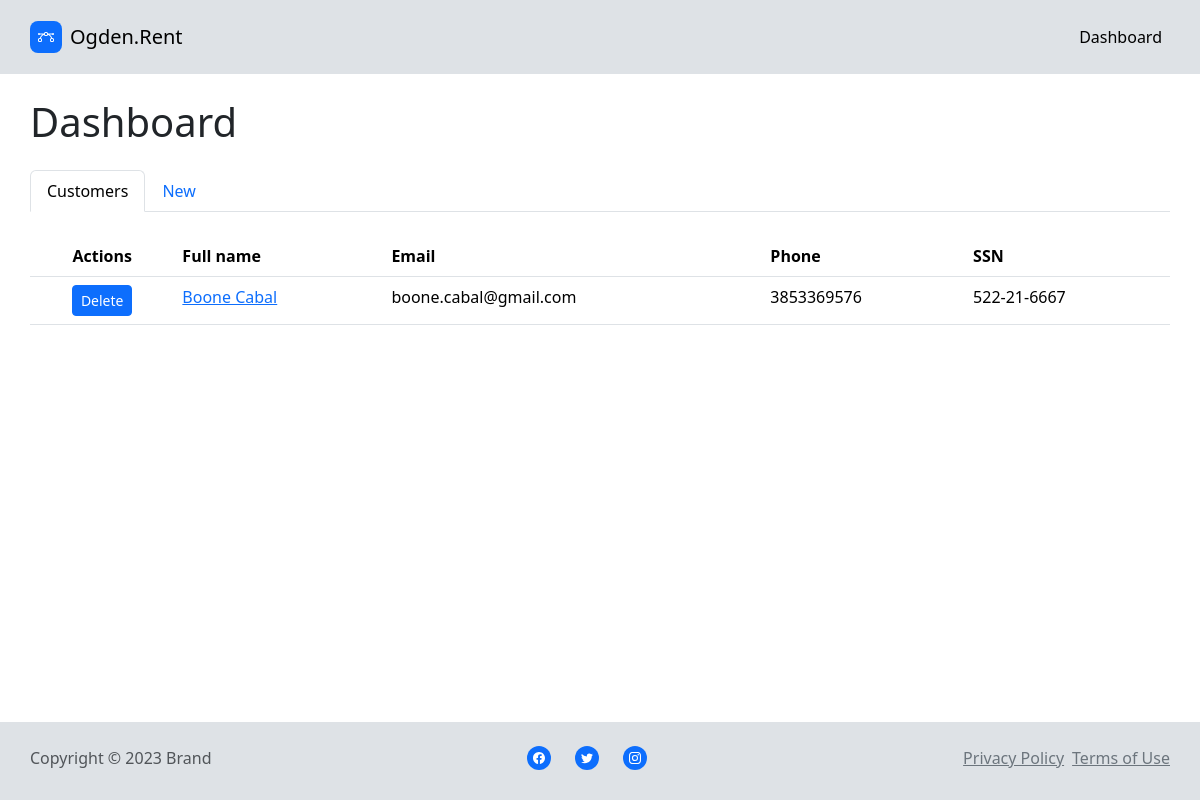
Page /dashboard on the earlier database version.
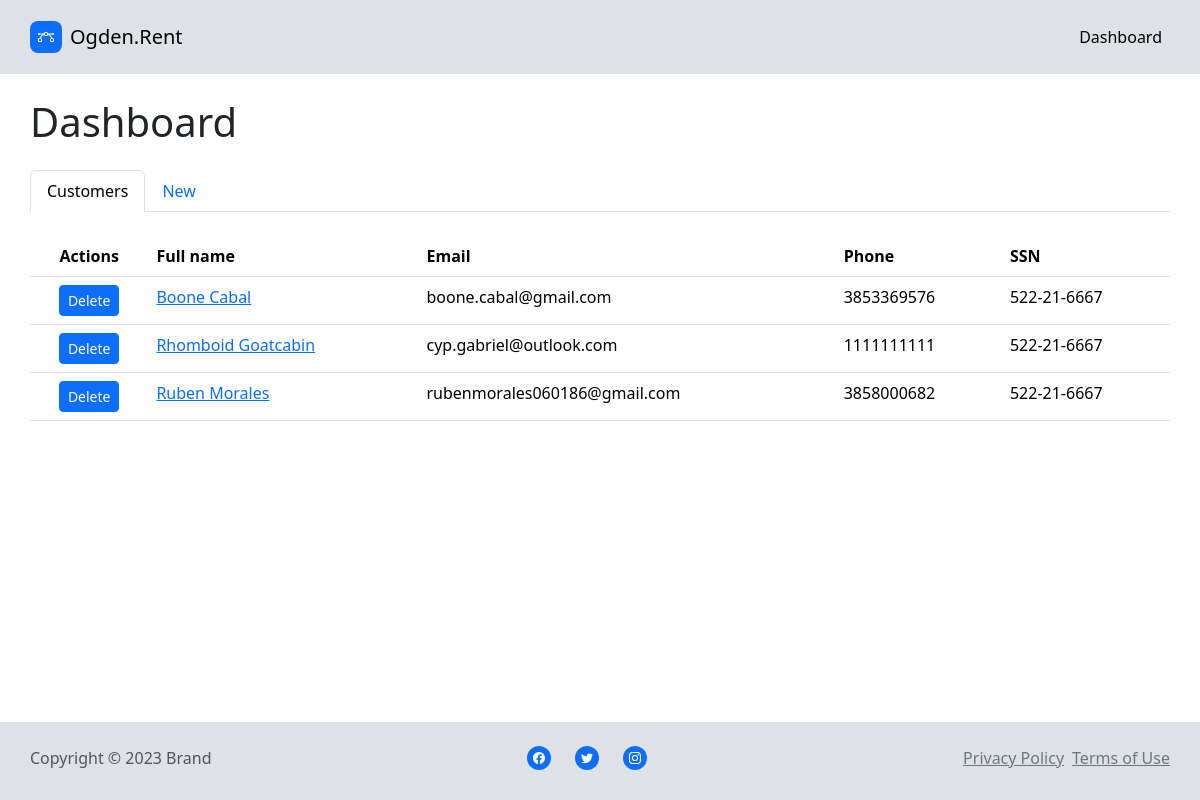
Same page on the later database version.
### models.py (models this page shows, shortened)
class Customer(db.Model):
    __tablename__ = 'customers'
    id = db.Column(db.Integer, primary_key=True)
    first_name = db.Column(db.String(64))
    last_name = db.Column(db.String(64))
    dob = db.Column(db.DateTime, index=True, default=datetime.utcnow)
    phone = db.Column(db.String(64))
    ssn = db.Column(db.String(64))
    email = db.Column(db.String(64))
    num_pets = db.Column(db.Integer)
    num_kids = db.Column(db.Integer)
    has_pets = db.Column(db.Boolean)
    prev_addr_street1 = db.Column(db.String(64))
    prev_addr_street2 = db.Column(db.String(64))
    prev_addr_city = db.Column(db.String(64))
    prev_addr_state = db.Column(db.String(64))
    prev_addr_zip = db.Column(db.String(64))

### main/views.py (the view)
@main.route('/dashboard', methods=['GET', 'POST'])
def dashboard():
   customers = Customer.query.all()
   form = CustomerApplicationForm()
   return render_template('dashboard.html', form=form, customers=customers)

### auth/views.py (called while the page is built)
@auth.before_app_request
def before_request():
    if current_user.is_authenticated:
        current_user.ping()
        if not current_user.confirmed \
                and request.endpoint \
                and request.blueprint != 'auth' \
                and request.endpoint != 'static':
            return redirect(url_for('auth.unconfirmed'))

### main/__init__.py (called while the page is built)
@main.app_context_processor
def inject_permissions():
    return dict(Permission=Permission)

### templates/dashboard.html (shortened to what this page needs)
{% extends "base.html" %}
{% block head %}
	{{ super() }}
	<link rel="stylesheet" href="{{ url_for('static', filename='css/Navbar-Centered-Links-icons.css') }}">
	<link rel="stylesheet" href="{{ url_for('static', filename='css/styles.css') }}">
	<link rel="stylesheet" href="{{ url_for('static', filename='css/dashboard.css') }}">
	<link rel="stylesheet" href="{{ url_for('static', filename='css/ms_form.css') }}">
{% endblock %}
{% block app_content %}
<section class="container dash-content">
	<div class="row">
	<h2 class="display-6 mt-2">Dashboard</h2>
		<div class="col py-3">
			<div>
				<ul class="nav nav-tabs" role="tablist">
					<li class="nav-item" role="presentation"><a class="nav-link active" role="tab" data-bs-toggle="tab" href="#tab-1">Customers</a></li>
					<li class="nav-item" role="presentation"><a class="nav-link" role="tab" data-bs-toggle="tab" href="#tab-2">New</a></li>
				</ul>
				<div class="tab-content">
					<div class="tab-pane active" role="tabpanel" id="tab-1">
						<div class="dash-customer-listing">
							<div class="table-responsive">
								<table class="table">
									<thead>
										<tr>
											<th style="text-align: center;">Actions</th>
											<th>Full name</th>
											<th>Email</th>
											<th><br>Phone</th>
											<th>SSN</th>
										</tr>
									</thead>
									<tbody>
										{% for c in customers %}
										<tr>
											<td class="dash-centered">
												<button id="{{ "btn-submit-%d" % c.id }}" class="btn btn-primary btn-sm">Delete</button>
											</td>
											<td><a href="{{ url_for('main.edit_customer', customer_id=c.id) }}">{{ c.first_name + ' ' + c.last_name }}</a></td>
											<td>{{ c.email }}</td>
											<td>{{ c.phone }}</td>
											<td>{{ c.ssn }}</td>
										{% endfor %}
								</table>
							</div>
						</div>
					</div>
			</div>
		</div>
	</div>
</section>
{% endblock %}

### templates/base.html (shortened to what this page needs)
<!doctype html>
<html lang="en">
    <head>
		{% block head %}
		{% block styles %}
			{{ bootstrap.load_css() }}
		{% endblock %}
		{% endblock %}
	</head>
	<body>
		{% block navbar %}
		<nav class="navbar navbar-light navbar-expand-md py-3 main-menu">
			<div class="container">
				<a class="navbar-brand d-flex align-items-center" href="{{ url_for('main.index') }}">
					<span class="bs-icon-sm bs-icon-rounded bs-icon-primary d-flex justify-content-center align-items-center me-2 bs-icon">
					</span>
					<span class="fs-5 animated pulse" data-bss-hover-animate="pulse">Ogden.Rent</span>
				</a>
				<div class="collapse navbar-collapse" id="navcol-3">
					<ul class="navbar-nav ms-auto">
						<li class="nav-item">
							<a class="nav-link active fs-6" data-bss-hover-animate="pulse" href="{{ url_for('main.dashboard') }}">Dashboard</a>
						</li>
					</ul>
				</div>
			</div>
		</nav>
		{% endblock %}
		{% block content %}
			{% block app_content %}{% endblock %}
			{% block footer %}
			<footer class="dash-footer ">
			    <div class="container py-3">
					<div class="row float-end d-xl-flex align-items-center align-items-xl-center dash-footer-row">
						<div class="col-12 d-flex d-sm-flex d-md-flex d-lg-flex d-xl-flex d-xxl-flex align-self-center dash-footer-col">
							<p class="text-muted d-none d-print-flex d-sm-flex d-md-flex d-lg-flex d-xl-flex d-xxl-flex align-items-center align-content-center my-2 bg-color-footer">Copyright&nbsp;© 2023 Brand</p>
							<ul class="list-inline text-center d-flex d-print-flex d-sm-flex d-md-flex d-lg-flex d-xl-flex d-xxl-flex flex-grow-1 justify-content-center align-items-center justify-content-sm-end align-items-sm-center flex-md-grow-1 justify-content-md-end justify-content-lg-center my-2">
								<li class="list-inline-item me-4">
									<div class="bs-icon-circle bs-icon-primary bs-icon"></div>
								</li>
								<li class="list-inline-item me-4">
									<div class="bs-icon-circle bs-icon-primary bs-icon"></div>
								</li>
								<li class="list-inline-item">
									<div class="bs-icon-circle bs-icon-primary bs-icon"></div>
								</li>
							</ul>
							<ul class="list-inline d-none d-sm-none d-md-none d-lg-flex d-xl-flex d-xxl-flex justify-content-center align-items-center my-2">
								<li class="list-inline-item"><a class="link-secondary" href="#">Privacy Policy</a></li>
								<li class="list-inline-item"><a class="link-secondary" href="#">Terms of Use</a></li>
							</ul>
						</div>
					</div>
			    </div>
			</footer>
			{% endblock %}
		{% endblock %}
	</body>
</html>

### static/css/styles.css (style rules this page uses)
.main-menu { background: var(--bs-border-color); padding: 0; }
.dash-content { padding-right: 0; padding-left: 0; padding-top: 1rem; padding-bottom: 1rem; background: white; }
.dash-footer { background: var(--bs-border-color); height: 78px; position: fixed; left: 0; bottom: 0; width: 100%; box-sizing:unset; }
.dash-footer-row { width: 100%; margin-right: 0; margin-left: 0; }
.dash-centered { text-align: center; }
.index-footer-col, .dash-footer-col { width: 100%; padding-left: 0; padding-right: 0; margin-left: 0; margin-right: 0; }
.bg-color-footer { border-color: rgba(0,0,0,0.9); }

### static/css/ms_form.css (style rules this page uses)
body { background-color: var(--light); }

Differences in the rows shown:
added Customer: first_name+last_name "Rhomboid Goatcabin", email "cyp.gabriel@outlook.com", phone "1111111111", ssn "522-21-6667"
added Customer: first_name+last_name "Ruben Morales", email "rubenmorales060186@gmail.com", phone "3858000682", ssn "522-21-6667"
